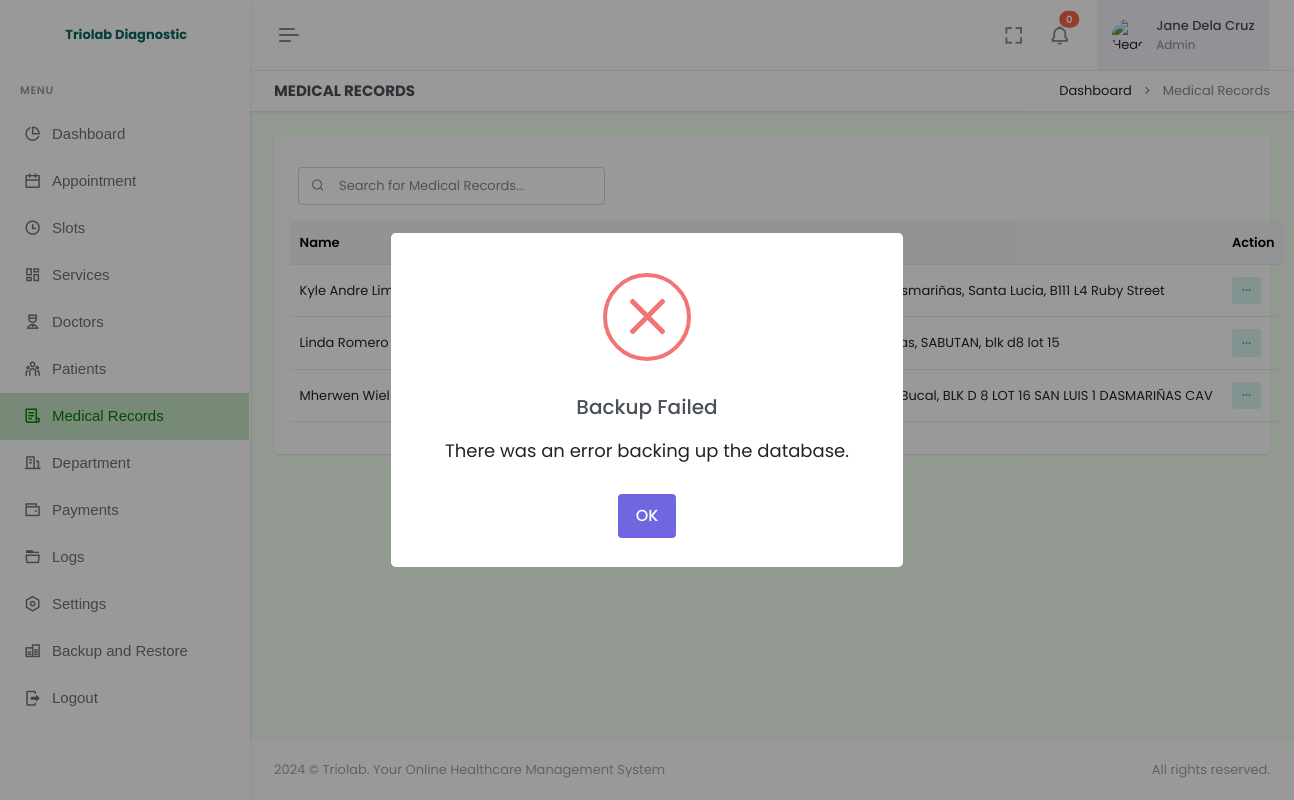
The app's page /admin/medical-records.php (signed in), older data.
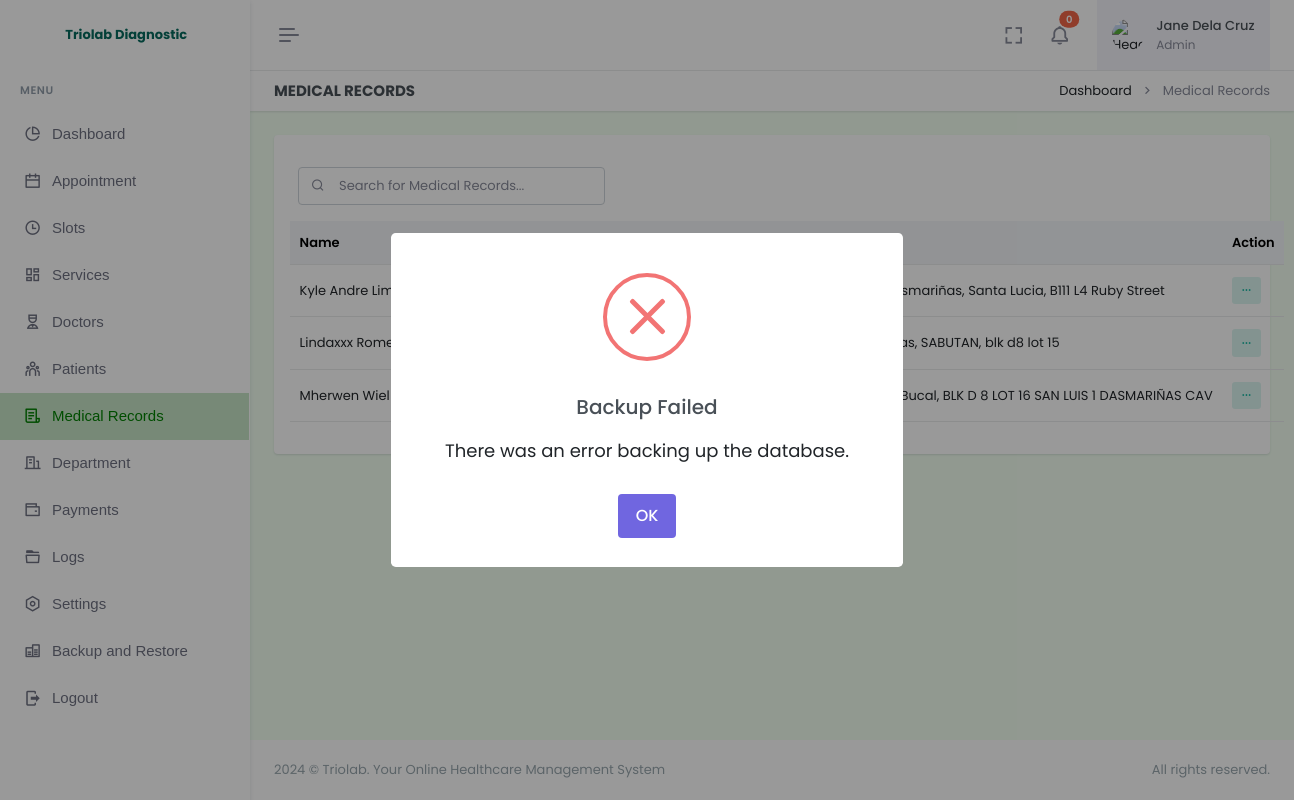
The same page, newer data.
### tables this page shows
CREATE TABLE `patient` (
  `id` int(11) NOT NULL AUTO_INCREMENT,
  `firstname` varchar(255) NOT NULL,
  `lastname` varchar(255) NOT NULL,
  `email` varchar(255) NOT NULL,
  `dob` varchar(255) DEFAULT NULL,
  `birthplace` varchar(255) DEFAULT NULL,
  `contact` varchar(255) DEFAULT NULL,
  `password` varchar(255) NOT NULL,
  `province` varchar(255) DEFAULT NULL,
  `city` varchar(255) DEFAULT NULL,
  `barangay` varchar(255) DEFAULT NULL,
  `street` varchar(255) DEFAULT NULL,
  `date_added` timestamp NOT NULL DEFAULT current_timestamp(),
  PRIMARY KEY (`id`)
);

### admin/medical-records.php (the view, shortened to what this page needs)
<!doctype html>
<html lang="en" data-layout="vertical" data-topbar="light" data-sidebar="light" data-sidebar-size="lg" data-sidebar-image="none" data-preloader="disable" data-theme="default" data-theme-colors="green">
<head>
    <link rel="stylesheet" href="https://cdn.jsdelivr.net/npm/flatpickr/dist/flatpickr.min.css">
    <link href="assets/css/bootstrap.min.css" rel="stylesheet" type="text/css" />
    <link href="assets/css/icons.min.css" rel="stylesheet" type="text/css" />
    <link href="assets/css/app.min.css" rel="stylesheet" type="text/css" />
    <link href="assets/css/custom.min.css" rel="stylesheet" type="text/css" />
    <link rel="stylesheet" href="assets/css/sweetalert.css">
</head>
<body style="background-color: #F2FFF1">
    <div id="layout-wrapper">
        <?php require "header.php"; ?>
        <?php require "sidebar.php" ?>
        <div class="main-content">
            <div class="page-content">
                <div class="container-fluid">
                    <div class="row">
                        <div class="col-12">
                            <div class="page-title-box d-sm-flex align-items-center justify-content-between bg-galaxy-transparent">
                                <h4 class="mb-sm-0">Medical Records</h4>
                                <div class="page-title-right">
                                    <ol class="breadcrumb m-0">
                                        <li class="breadcrumb-item"><a href="index.php">Dashboard</a></li>
                                        <li class="breadcrumb-item active">Medical Records</li>
                                    </ol>
                                </div>
                            </div>
                        </div>
                    </div>
                    <div class="row">
                        <div class="col-12">
                            <div class="card">
                                <div class="card-body">
                                    <div class="d-flex justify-content-sm-start">
                                        <div class="search-box ms-2 mt-3 mb-3">
                                            <input type="text" id="searchInput" class="form-control" placeholder="Search for Medical Records..." onkeyup="searchTable()">
                                            <i class="ri-search-line search-icon"></i>
                                        </div>
                                    </div>
                                    <table class="table align-middle table-nowrap" id="patientTable">
                                        <thead class="table-light">
                                            <tr>
                                                <th>Name</th>
                                                <th>Contact</th>
                                                <th>Email</th>
                                                <th>Address</th>
                                                <th>Action</th>
                                            </tr>
                                        </thead>
                                        <tbody class="list">
                                            <?php
                                            $selectPatient = $pdo->prepare("
                                                SELECT *
                                                FROM patient
                                                ORDER BY firstname ASC
                                            ");
                                            $selectPatient->execute();
                                            if ($selectPatient->rowCount() > 0) {
                                                while ($row = $selectPatient->fetch(PDO::FETCH_ASSOC)) {
                                                    $fullname = htmlspecialchars($row['firstname']) . " " . htmlspecialchars($row['lastname']);
                                            ?>
                                                    <tr>
                                                        <td><?= $fullname; ?></td>
                                                        <td><?= htmlspecialchars($row['contact']); ?></td>
                                                        <td><?= htmlspecialchars($row['email']); ?></td>
                                                        <td><?= htmlspecialchars($row['province'] . ', ' . $row['city'] . ', ' . $row['barangay'] . ', ' . $row['street']); ?></td>
                                                        <td>
                                                            <div class="dropdown d-inline-block">
                                                                <button class="btn btn-soft-success btn-sm dropdown" type="button" data-bs-toggle="dropdown" aria-expanded="false">
                                                                    <i class="ri-more-fill align-middle"></i>
                                                                </button>
                                                            </div>
                                                        </td>
                                                    </tr>
                                                <?php
                                                }
                                            }
                                            ?>
                                        </tbody>
                                    </table>
                                </div>
                            </div>
                        </div>
                    </div>
                </div>
            </div>
            <?php require "footer.php"; ?>
        </div>
    </div>
</body>
</html>

### admin/header.php (shortened to what this page needs)
<header id="page-topbar">
    <div class="layout-width">
        <div class="navbar-header">
            <div class="d-flex">
                <button type="button" class="btn btn-sm px-3 fs-16 header-item vertical-menu-btn topnav-hamburger material-shadow-none" id="topnav-hamburger-icon">
                    <span class="hamburger-icon">
                        <span></span>
                        <span></span>
                        <span></span>
                    </span>
                </button>
            </div>
            <div class="d-flex align-items-center">
                <div class="ms-1 header-item d-none d-sm-flex">
                    <button type="button" class="btn btn-icon btn-topbar material-shadow-none btn-ghost-secondary rounded-circle" data-toggle="fullscreen">
                        <i class='bx bx-fullscreen fs-22'></i>
                    </button>
                </div>
                <div class="dropdown topbar-head-dropdown ms-1 header-item" id="notificationDropdown">
                    <button type="button" class="btn btn-icon btn-topbar material-shadow-none btn-ghost-secondary rounded-circle" id="page-header-notifications-dropdown" data-bs-toggle="dropdown" data-bs-auto-close="outside" aria-haspopup="true" aria-expanded="false">
                        <i class='bx bx-bell fs-22'></i>
                        <span class="position-absolute topbar-badge fs-10 translate-middle badge rounded-pill bg-danger">0<span class="visually-hidden">unread messages</span></span>
                    </button>
                </div>
                <div class="dropdown ms-sm-3 header-item topbar-user">
                    <button type="button" class="btn material-shadow-none" id="page-header-user-dropdown" data-bs-toggle="dropdown" aria-haspopup="true" aria-expanded="false">
                        <span class="d-flex align-items-center">
                            <img class="rounded-circle header-profile-user" src="assets/images/admin.png" alt="Header Avatar">
                            <span class="text-start ms-xl-2">
                                <span class="d-none d-xl-inline-block ms-1 fw-medium user-name-text">Jane Dela Cruz</span>
                                <span class="d-none d-xl-block ms-1 fs-12 user-name-sub-text">Admin</span>
                            </span>
                        </span>
                    </button>
                </div>
            </div>
        </div>
    </div>
</header>

### admin/sidebar.php (shortened to what this page needs)
<div class="app-menu navbar-menu">
    <div class="navbar-brand-box">
        <a href="index.php" class="logo logo-dark">
            <div clas="logo-lg">
                <span class="fw-bold fs-6 text-primary">Triolab Diagnostic</span>
            </div>
        </a>
    </div>
    <div id="scrollbar">
        <div class="container-fluid">
            <ul class="navbar-nav" id="navbar-nav">
                <li class="menu-title"><span data-key="t-menu">Menu</span></li>
                <li class="nav-item">
                    <a class="nav-link menu-link" href="index.php">
                        <i class="ri-pie-chart-line"></i> <span data-key="t-dashboard">Dashboard</span>
                    </a>
                </li>
                <li class="nav-item">
                    <a class="nav-link menu-link" href="appointment.php">
                        <i class="ri-calendar-line"></i> <span data-key="t-appointment">Appointment</span>
                    </a>
                </li>
                <li class="nav-item">
                    <a class="nav-link menu-link" href="slots.php">
                        <i class="ri-time-line"></i> <span data-key="t-slots">Slots</span>
                    </a>
                </li>
                <li class="nav-item">
                    <a class="nav-link menu-link" href="services.php">
                        <i class="ri-dashboard-line"></i> <span data-key="t-services">Services</span>
                    </a>
                </li>
                <li class="nav-item">
                    <a class="nav-link menu-link" href="doctors.php">
                        <i class="ri-nurse-line"></i> <span data-key="t-doctors">Doctors</span>
                    </a>
                </li>
                <li class="nav-item">
                    <a class="nav-link menu-link" href="patients.php">
                        <i class="ri-team-line"></i> <span data-key="t-patients">Patients</span>
                    </a>
                </li>
                <li class="nav-item">
                    <a class="nav-link menu-link" href="medical-records.php">
                        <i class="ri-file-list-3-line"></i> <span data-key="t-medical-records">Medical Records</span>
                    </a>
                </li>
                <li class="nav-item">
                    <a class="nav-link menu-link" href="department.php">
                        <i class="ri-building-line"></i> <span data-key="t-department">Department</span>
                    </a>
                </li>
                <li class="nav-item">
                    <a class="nav-link menu-link" href="payments.php">
                        <i class="ri-wallet-line"></i> <span data-key="t-payments">Payments</span>
                    </a>
                </li>
                <li class="nav-item">
                    <a class="nav-link menu-link" href="logs.php">
                        <i class="ri-folder-5-line"></i> <span data-key="t-logs">Logs</span>
                    </a>
                </li>
                <li class="nav-item">
                    <a class="nav-link menu-link" href="settings.php">
                        <i class="ri-settings-line"></i> <span data-key="t-settings">Settings</span>
                    </a>
                </li>
                <li class="nav-item">
                    <a class="nav-link menu-link" href="backup.php">
                        <i class="ri-database-line"></i> <span data-key="t-database">Backup and Restore</span>
                    </a>
                </li>
                <li class="nav-item">
                    <a class="nav-link menu-link" href="logout.php">
                        <i class="mdi mdi-logout"></i> <span data-key="t-logout">Logout</span>
                    </a>
                </li>
            </ul>
        </div>
    </div>
    <div class="sidebar-background"></div>
</div>

### admin/footer.php (shortened to what this page needs)
<footer class="footer">
    <div class="container-fluid">
        <div class="row">
            <div class="col-sm-6">
                 © Triolab. Your Online Healthcare Management System
            </div>
            <div class="col-sm-6">
                <div class="text-sm-end d-none d-sm-block">
                    All rights reserved.
                </div>
            </div>
        </div>
    </div>
</footer>

### admin/assets/css/sweetalert.css (style rules this page uses)
[class^="swal2"] { -webkit-tap-highlight-color: rgba(0, 0, 0, 0); }
body.swal2-shown:not(.swal2-no-backdrop):not(.swal2-toast-shown) { overflow: hidden; }
body.swal2-height-auto { height: auto !important; }

Row changes from the older to the newer data that the page shows:
changed patient "cavite, dasmarinas, SABUTAN, blk d8 lot 15": fullname "Linda Romero" → "Lindaxxx Romero"
